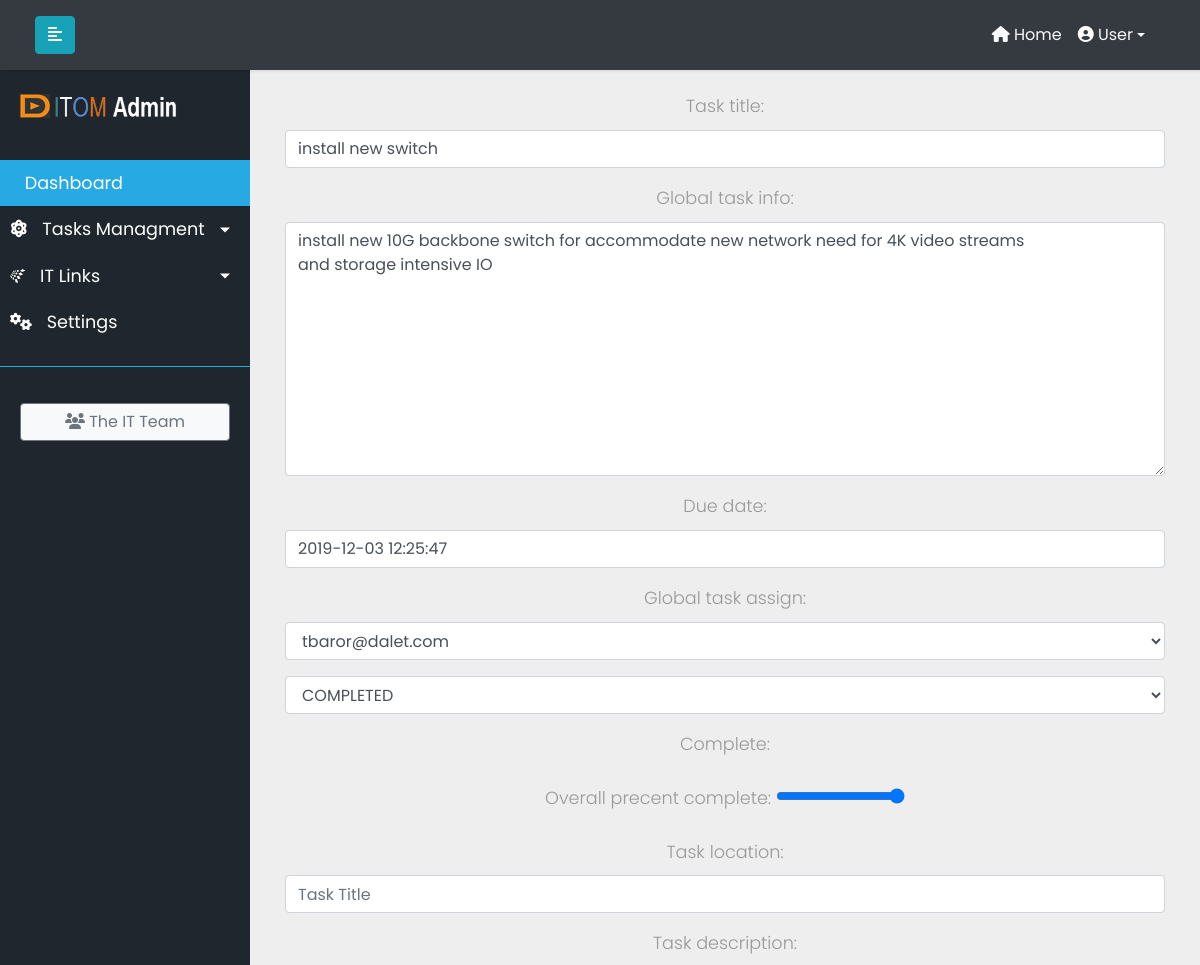
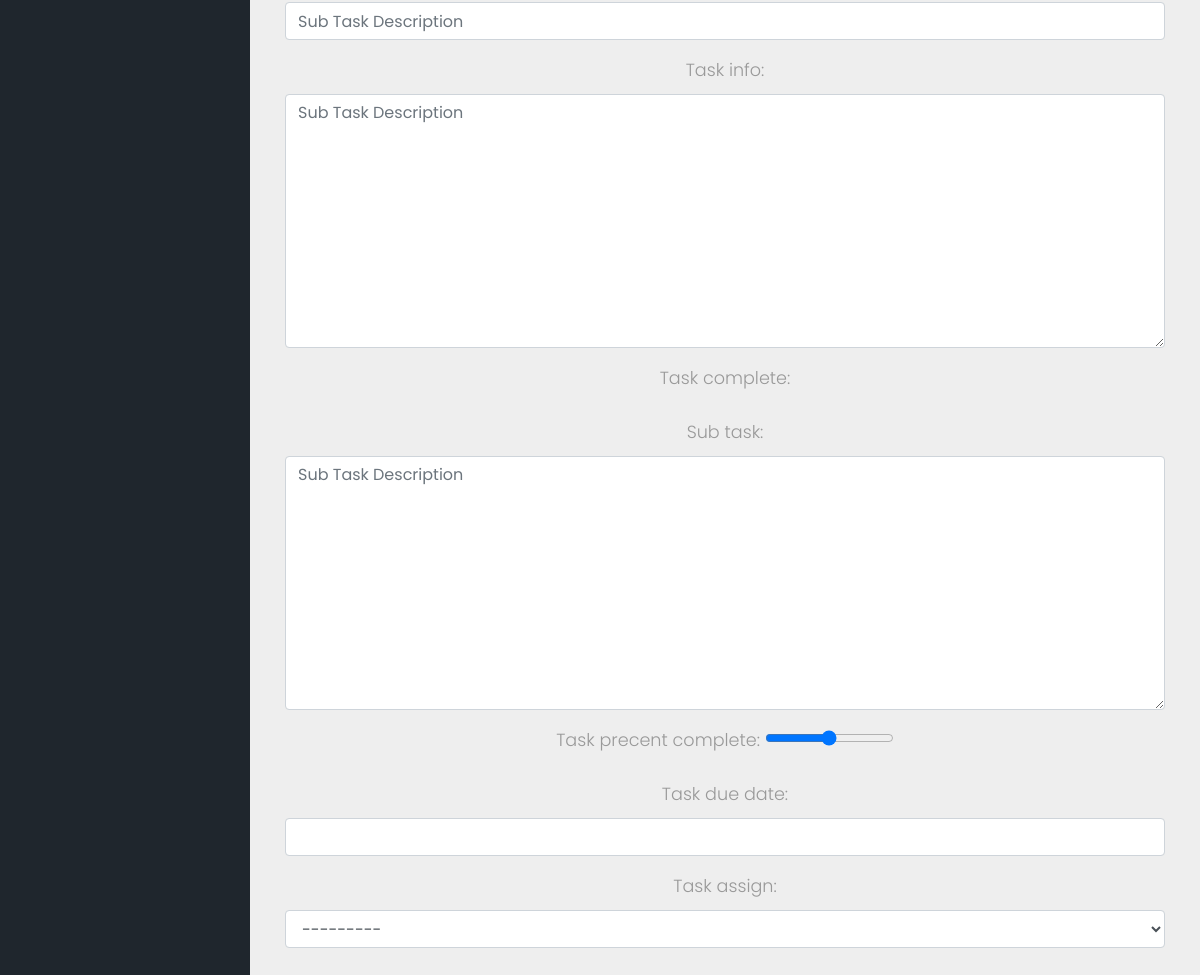
/1/, run on the app's committed database (2 pictures, top to bottom).
### ittasks/models.py (models this page shows, shortened)
class MainTask(models.Model):
    task_title = models.CharField(max_length=200)
    global_task_info = models.TextField(max_length=500,default=None)
    complete = models.BooleanField(default=False)
    overall_precent_complete = models.PositiveIntegerField(default=0)
    created_at = models.DateTimeField(default=datetime.datetime.now())
    updated_at = models.DateTimeField(default=datetime.datetime.now())
    due_date = models.DateTimeField(default=datetime.datetime.now())
    task_location = models.CharField(max_length=400, blank=True, null=True)
    global_task_assign = models.ForeignKey(UserProfile, on_delete=models.CASCADE, related_name="global_task_assign",default=1)
    TASK_STATUS_CHOICES = [
    ('ST', 'STARTED'),
    ('NS', 'NOT STARTED'),
    ('IP', 'IN PROGRESS'),
    ('PA', 'PAUSED'),
    ('CO', 'COMPLETED'),
    ]
    task_status = models.CharField(max_length=2,choices=TASK_STATUS_CHOICES,default='NOT STARTED')

### ittasks/views.py (the view)
# urls.py: path("<int:pk>/", TaskIdUpdateView.as_view(), name="taskid_update"),
class TaskIdUpdateView(UpdateView):
    taskidformset = inlineformset_factory(MainTask,ChildTask, fields=('task_description','task_info','task_complete',
    'sub_task','task_precent_complete','task_due_date','task_assign'))
    model = MainTask
    template_name = "taskid_update.html"
    form_class = TaskUpdateForm

### ittasks/models.py (called while the page is built)
    def __str__(self):
        return self.email

### ittasks/templates/taskid_update.html (shortened to what this page needs)
{% extends 'base.html'%}
{% load static from static %}
{% block content %}
<div class="conatainer">
    <div class="col text-center py-5">
        <form action="" class="" method="POST">
{{form.as_p}}
    </div>
</div>
{% endblock content %}

### static/css/base.css (style rules this page uses)
body { font-family: 'Poppins', sans-serif; background: #eeeeee; }
p { font-family: 'Poppins', sans-serif; font-size: 1.1em; font-weight: 300; line-height: 1.7em; color: #999; }

### data on the page
MainTask: task_title "install new switch", global_task_info "install new 10G backbone switch for accommodate new network need for 4K video streams and storage intensive IO", due_date "2019-12-03 12:25:47", global_task_assign "tbaror@dalet.com", task_status "COMPLETED", overall_precent_complete "100"
